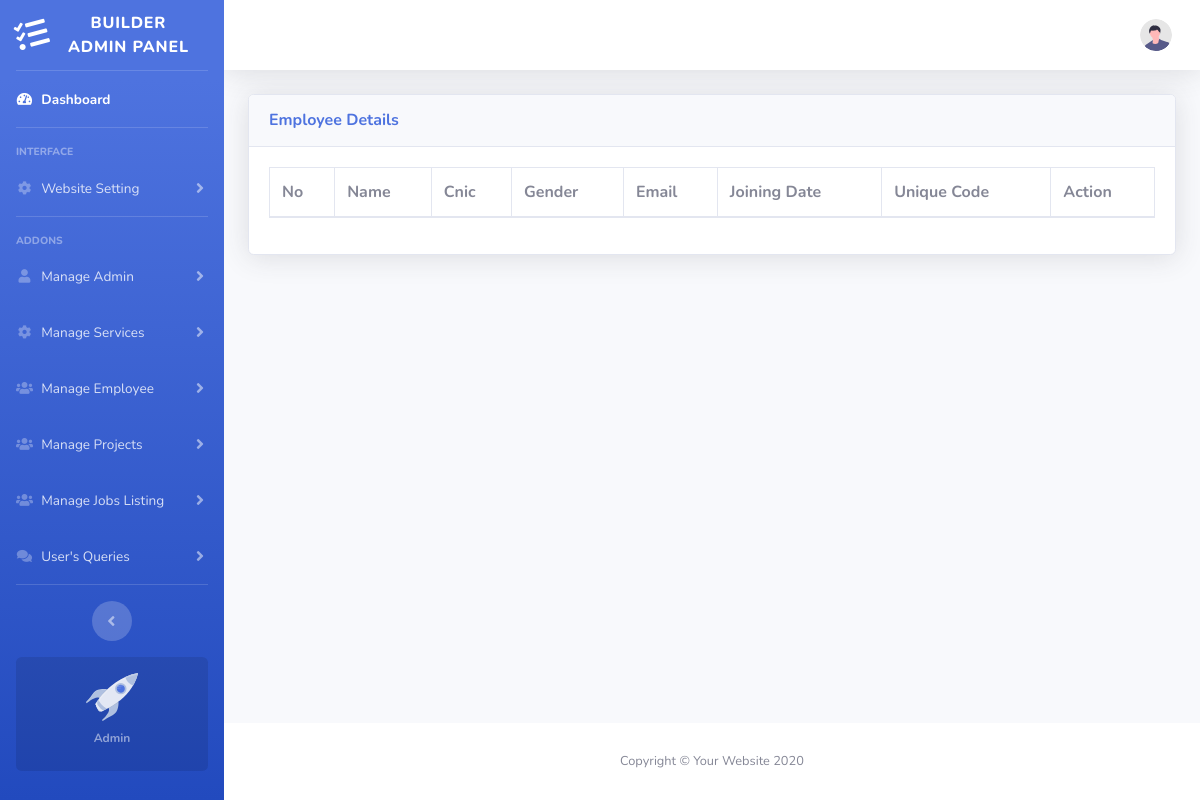
/admin/manage_emp.php, run on an earlier commit of the app's database.
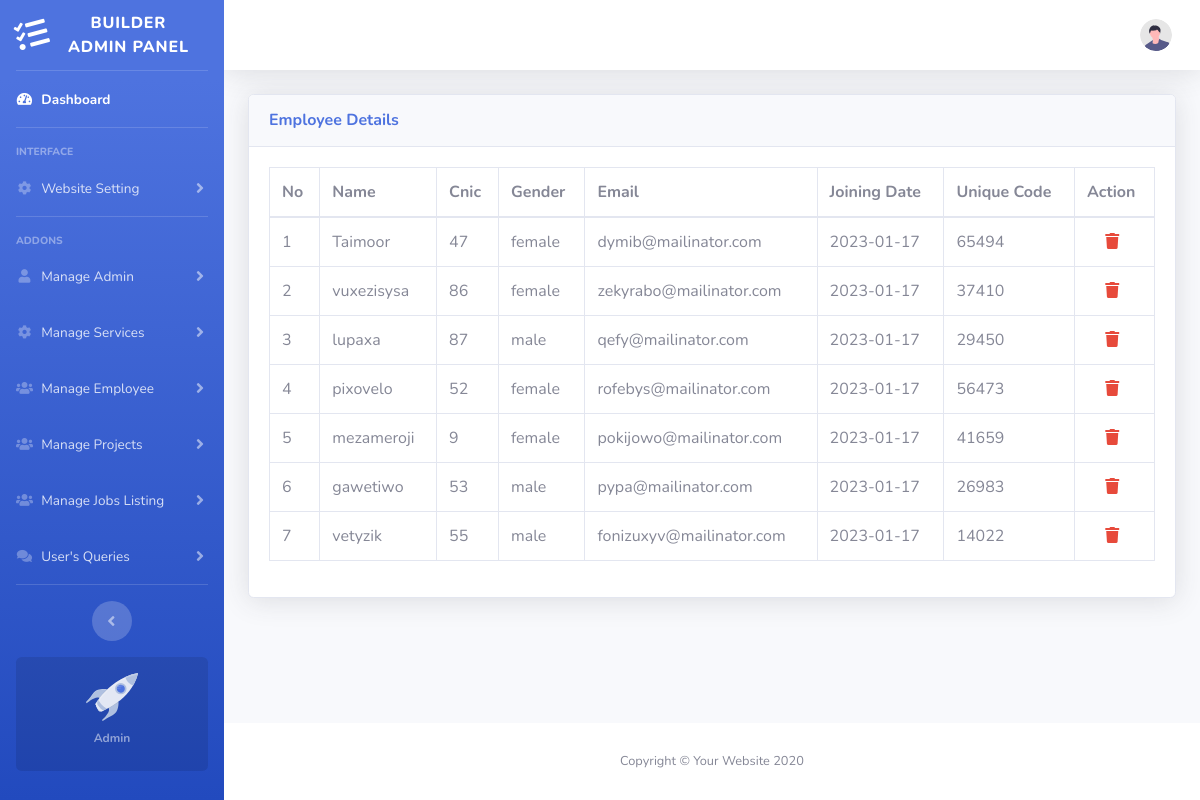
And on a later commit of the database.
### tables this page shows
CREATE TABLE `employees` (
  `id` int(11) NOT NULL,
  `name` varchar(255) NOT NULL,
  `gender` varchar(255) NOT NULL,
  `email` varchar(255) NOT NULL,
  `cnic` varchar(255) NOT NULL,
  `joiningDate` date NOT NULL,
  `employeeCode` int(11) NOT NULL
);

### models/Employee.php (called while the page is built, shortened)
<?php
class Employee
{
    public static function GetEmployee(){
        $obj_db = self::obj_db();
        $query_Emp = "SELECT * from employees";
        $result =$obj_db->query($query_Emp);
    while($data= $result->fetch_object()){
            $employees[] = $data;
    }
    return $employees;
}
}

### admin/manage_emp.php (the view, shortened to what this page needs)
<?php
require_once'../models/Employee.php';
require_once 'views/header.php';
require_once 'views/sidebar.php';
require_once 'views/navbar.php';
?>
<div class="container-fluid">
<div class="card shadow mb-4">
    <div class="card-header py-3">
        <h6 class="m-0 font-weight-bold text-primary">Employee Details</h6>
    </div>
    <div class="card-body">
        <div class="table-responsive">
            <table class="table table-bordered" id="dataTable" width="100%" cellspacing="0">
                <thead>
                    <tr>
                        <th>No</th>
                        <th>Name</th>
                        <th>Cnic</th>
                        <th>Gender</th>
                        <th>Email</th>
                        <th>Joining Date</th>
                        <th>Unique Code</th>
                        <th>Action</th>
                    </tr>
                </thead>
                <?php
                $i = 1;
                $emps = Employee::GetEmployee();
                foreach ($emps as $emp){
                    echo("<tr>");
                    echo("<td>".$i++ ."</td>");
                    echo("<td>". $emp->name ."</td>");
                    echo("<td>". $emp->cnic ."</td>");
                    echo("<td>". $emp->gender ."</td>");
                    echo("<td>". $emp->email ."</td>");
                    echo("<td>". $emp->joiningDate ."</td>");
                    echo("<td>". $emp->employeeCode ."</td>");
                    echo("<td><a href='process/process_delete_quote.php?id=".$emp->id."' class='text-danger offset-4 fa fa-trash'</td>");
                }
                ?>
            </table>
        </div>
    </div>
</div>
</div>
            </div>
<?php
require_once 'views/footer.php';
?>

### admin/views/header.php (shortened to what this page needs)
<!DOCTYPE html>
<html lang="en">
<head>
    <link href="vendor/fontawesome-free/css/all.min.css" rel="stylesheet" type="text/css">
    <link href="css/sb-admin-2.min.css" rel="stylesheet">
    <link href="css/toastr.min.css" rel="stylesheet">
</head>
<body id="page-top">
    <div id="wrapper">

### admin/views/sidebar.php (shortened to what this page needs)
<ul class="navbar-nav bg-gradient-primary sidebar sidebar-dark accordion" id="accordionSidebar">
            <a class="sidebar-brand d-flex align-items-center justify-content-center" href="index.html">
                <div class="sidebar-brand-icon rotate-n-15">
                    <i class="fas fa-tasks"></i>
                </div>
                <div class="sidebar-brand-text mx-3">Builder Admin Panel</div>
            </a>
            <hr class="sidebar-divider my-0">
            <li class="nav-item active">
                <a class="nav-link" href="index.php">
                    <i class="fas fa-fw fa-tachometer-alt"></i>
                    <span>Dashboard</span></a>
            </li>
            <hr class="sidebar-divider">
            <div class="sidebar-heading">
                Interface
            </div>
            <li class="nav-item">
                <a class="nav-link collapsed" href="#" data-toggle="collapse" data-target="#collapseTwo" aria-expanded="true" aria-controls="collapseTwo">
                    <i class="fas fa-fw fa-cog"></i>
                    <span>Website Setting</span>
                </a>
            </li>
            <hr class="sidebar-divider">
            <div class="sidebar-heading">
                Addons
            </div>
            <li class="nav-item">
                <a class="nav-link collapsed" href="#" data-toggle="collapse" data-target="#collapsemenu" aria-expanded="true" aria-controls="collapsemenu">
                    <i class="fas fa-fw fa-user"></i>
                    <span>Manage Admin</span>
                </a>
            </li>
            <li class="nav-item">
                <a class="nav-link collapsed" href="#" data-toggle="collapse" data-target="#collapseservices" aria-expanded="true" aria-controls="collapsemenu">
                    <i class="fas fa-fw fa-cog"></i>
                    <span>Manage Services</span>
                </a>
            </li>
            <li class="nav-item">
                <a class="nav-link collapsed" href="#" data-toggle="collapse" data-target="#collapseemp" aria-expanded="true" aria-controls="collapseemp">
                    <i class="fas fa-fw fa-users"></i>
                    <span>Manage Employee</span>
                </a>
            </li>
            <li class="nav-item">
                <a class="nav-link collapsed" href="#" data-toggle="collapse" data-target="#collapseproject" aria-expanded="true" aria-controls="collapseemp">
                    <i class="fas fa-fw fa-users"></i>
                    <span>Manage Projects</span>
                </a>
            </li>
            <li class="nav-item">
                <a class="nav-link collapsed" href="#" data-toggle="collapse" data-target="#collapsejobs" aria-expanded="true" aria-controls="collapseemp">
                    <i class="fas fa-fw fa-users"></i>
                    <span>Manage Jobs Listing</span>
                </a>
            </li>
            <li class="nav-item">
                <a class="nav-link collapsed" href="#" data-toggle="collapse" data-target="#collapsecontact" aria-expanded="true" aria-controls="collapsecontact">
                    <i class="fas fa-fw fa-comments"></i>
                    <span>User's Queries</span>
                </a>
            </li>
            <hr class="sidebar-divider d-none d-md-block">
            <div class="text-center d-none d-md-inline">
                <button class="rounded-circle border-0" id="sidebarToggle"></button>
            </div>
            <div class="sidebar-card">
                <img class="sidebar-card-illustration mb-2" src="img/undraw_rocket.svg" alt="">
                <p class="text-center mb-2"><strong>Admin </strong></p>
            </div>
        </ul>

### admin/views/navbar.php (shortened to what this page needs)
<div id="content-wrapper" class="d-flex flex-column">
<div id="content">
    <nav class="navbar navbar-expand navbar-light bg-white topbar mb-4 static-top shadow">
        <ul class="navbar-nav ml-auto">
            <li class="nav-item dropdown no-arrow">
                <a class="nav-link dropdown-toggle" href="#" id="userDropdown" role="button" data-toggle="dropdown" aria-haspopup="true" aria-expanded="false">
                    <img class="img-profile rounded-circle" src="img/undraw_profile.svg">
                </a>
            </li>
        </ul>
    </nav>

### admin/views/footer.php (shortened to what this page needs)
<footer class="sticky-footer bg-white">
    <div class="container my-auto">
        <div class="copyright text-center my-auto">
            <span>Copyright &copy; Your Website 2020</span>
        </div>
    </div>
</footer>
</div>
</div>
</body>
</html>

What changed in the data, as far as the page shows it:
added employees: name "Taimoor", cnic "47", gender "female", email "dymib@mailinator.com", joiningDate "2023-01-17", employeeCode "65494"
added employees: name "vuxezisysa", cnic "86", gender "female", email "zekyrabo@mailinator.com", joiningDate "2023-01-17", employeeCode "37410"
added employees: name "lupaxa", cnic "87", gender "male", email "qefy@mailinator.com", joiningDate "2023-01-17", employeeCode "29450"
added employees: name "pixovelo", cnic "52", gender "female", email "rofebys@mailinator.com", joiningDate "2023-01-17", employeeCode "56473"
added employees: name "mezameroji", cnic "9", gender "female", email "pokijowo@mailinator.com", joiningDate "2023-01-17", employeeCode "41659"
added employees: name "gawetiwo", cnic "53", gender "male", email "pypa@mailinator.com", joiningDate "2023-01-17", employeeCode "26983"
added employees: name "vetyzik", cnic "55", gender "male", email "fonizuxyv@mailinator.com", joiningDate "2023-01-17", employeeCode "14022"
